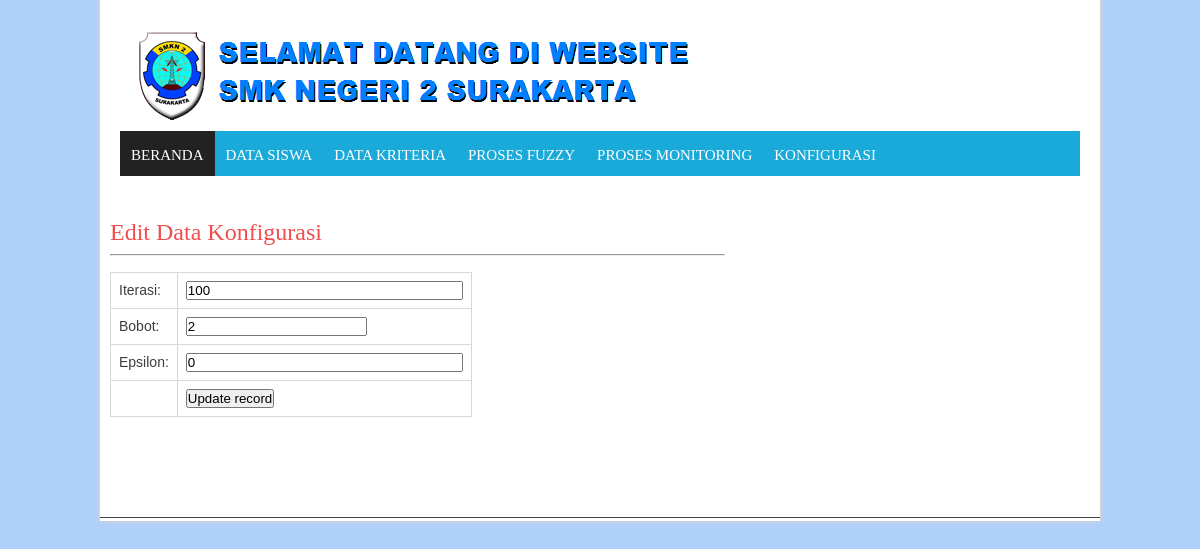
The app's page /master/editkonfix.php?no=2 with its own data.
### tables this page shows
CREATE TABLE IF NOT EXISTS `konfix` (
  `Kode` int(11) NOT NULL AUTO_INCREMENT,
  `Iterasi` float NOT NULL,
  `Bobot` float NOT NULL,
  `Eps` float NOT NULL,
  PRIMARY KEY (`Kode`)
);

### master/editkonfix.php (the view, shortened to what this page needs)
<?php require_once('Connections/condat.php'); ?>
<?php
if (!function_exists("GetSQLValueString")) {
function GetSQLValueString($theValue, $theType, $theDefinedValue = "", $theNotDefinedValue = "")
{
  $theValue = function_exists("mysql_real_escape_string") ? mysql_real_escape_string($theValue) : mysql_escape_string($theValue);
  switch ($theType) {
    case "long":
    case "int":
      $theValue = ($theValue != "") ? intval($theValue) : "NULL";
      break;
  }
  return $theValue;
}
}
$editFormAction = $_SERVER['PHP_SELF'];
if (isset($_SERVER['QUERY_STRING'])) {
  $editFormAction .= "?" . htmlentities($_SERVER['QUERY_STRING']);
}
$colname_Recordset1 = "-1";
if (isset($_GET['no'])) {
  $colname_Recordset1 = $_GET['no'];
}
$query_Recordset1 = sprintf("SELECT * FROM konfix WHERE Kode = %s", GetSQLValueString($colname_Recordset1, "int"));
$Recordset1 = mysql_query($query_Recordset1, $RON) or die(mysql_error());
$row_Recordset1 = mysql_fetch_assoc($Recordset1);
?>
<!DOCTYPE html>
<html lang="en-US" class=" js rgba boxshadow csstransitions webkit chrome win js" style=""><head><meta http-equiv="Content-Type" content="text/html; charset=UTF-8">
<link href="./SMK Negeri 2 Surakarta_files/css" rel="stylesheet" type="text/css" media="all">
<link href="./SMK Negeri 2 Surakarta_files/css(1)" rel="stylesheet" type="text/css" media="all">
<link href="./SMK Negeri 2 Surakarta_files/css(1)" rel="stylesheet" type="text/css" media="all">
	<link rel="stylesheet" id="wp-block-library-css" href="./SMK Negeri 2 Surakarta_files/style.min.css" type="text/css" media="all">
<link rel="stylesheet" id="bbp-default-css" href="./SMK Negeri 2 Surakarta_files/bbpress.min.css" type="text/css" media="all">
<link rel="stylesheet" id="cwp-css-css" href="./SMK Negeri 2 Surakarta_files/cwp-poll.css" type="text/css" media="all">
<link rel="stylesheet" id="cwp-jqui-css" href="./SMK Negeri 2 Surakarta_files/jquery-ui.css" type="text/css" media="all">
<link rel="stylesheet" id="contact-form-7-css" href="./SMK Negeri 2 Surakarta_files/styles.css" type="text/css" media="all">
<link rel="stylesheet" id="my-style-css" href="./SMK Negeri 2 Surakarta_files/style.css" type="text/css" media="all">
<link rel="stylesheet" id="prettyPhoto-css" href="./SMK Negeri 2 Surakarta_files/prettyPhoto.css" type="text/css" media="all">
<link rel="stylesheet" id="shortcodes-css" href="./SMK Negeri 2 Surakarta_files/shortcodes.css" type="text/css" media="all">
<link rel="stylesheet" id="tipTip-css" href="./SMK Negeri 2 Surakarta_files/tipTip.css" type="text/css" media="all">
<link rel="stylesheet" id="carousel-css" href="./SMK Negeri 2 Surakarta_files/carousel.css" type="text/css" media="all">
<link rel="stylesheet" id="iview-css" href="./SMK Negeri 2 Surakarta_files/iview.css" type="text/css" media="all">
<link rel="stylesheet" id="royalslider-css" href="./SMK Negeri 2 Surakarta_files/royalslider.css" type="text/css" media="all">
<link rel="stylesheet" id="responsive-css" href="./SMK Negeri 2 Surakarta_files/responsive.css" type="text/css" media="all">
<link rel="stylesheet" href="./SMK Negeri 2 Surakarta_files/wp-page-numbers.css" type="text/css" media="screen">
</head>
<body class="home page-template page-template-home page-template-home-php page page-id-18 custom-background">
<div id="all_content">
<div id="all_content_fixed">
<div id="header">
<div class="inner">
	<div id="title_box">
	    <a href="https://smkn2solo.sch.id/">
		    		    <img src="./SMK Negeri 2 Surakarta_files/logo-Web-SMKN-2-Surakarta2.png" alt="Logo" id="logo" style="opacity: 1;">
	    </a>
    </div>
</div>
</div>
<div id="menu_box">
 <div id="mainMenu" class="ddsmoothmenu"><ul id="menu-main-menu" class="menu"><li id="menu-item-1187" class="menu-item menu-item-type-post_type menu-item-object-page menu-item-home current-menu-item page_item page-item-18 current_page_item menu-item-1187"><a href="index.php" aria-current="page">Beranda</a></li>
<li id="menu-item-1248" class="menu-item menu-item-type-post_type menu-item-object-page menu-item-has-children menu-item-1248" style="z-index: 100;"><a href="">Data Siswa</a>
</li>
<li id="menu-item-1301" class="menu-item menu-item-type-post_type menu-item-object-page menu-item-has-children menu-item-1301" style="z-index: 99;"><a href="">Data Kriteria</a>
</li>
<li id="menu-item-3227" class="menu-item menu-item-type-post_type menu-item-object-page menu-item-has-children menu-item-3227" style="z-index: 98;"><a href="">Proses Fuzzy</a>
</li>
<li id="menu-item-3238" class="menu-item menu-item-type-post_type menu-item-object-page menu-item-has-children menu-item-3238" style="z-index: 97;"><a href="">Proses Monitoring</a>
</li>
<li id="menu-item-1301" class="menu-item menu-item-type-post_type menu-item-object-page menu-item-has-children menu-item-1301" style="z-index: 99;"><a href="">Konfigurasi</a>
</li>
</ul></div></div>
<div id="main_content">
  <div id="content2">
    <div class="post">
      <h2 class="title"><a href="#">Edit Data Konfigurasi</a></h2>
      <hr />
      <div style="clear: both;">&nbsp;
          <form action="<?php echo $editFormAction; ?>" method="post" id="form2">
            <table align="center">
              <tr valign="baseline">
                <td align="right">Iterasi:</td>
                <td><input name="iterasi2" type="double" value="<?php echo ($row_Recordset1['Iterasi']); ?>" size="32"  /></td>
              </tr>
              <tr valign="baseline">
                <td align="right">Bobot:</td>
                <td><input type="double" name="bobot2" value="<?php echo $row_Recordset1['Bobot']; ?>" size="20" /></td>
              </tr>
              <tr valign="baseline">
                <td align="right">Epsilon:</td>
                <td><input name="eps2" type="double" value="<?php echo ($row_Recordset1['Eps']); ?>" size="32"  /></td>
              </tr>
              <tr valign="baseline">
                <td align="right">&nbsp;</td>
                <td><input type="submit" value="Update record" /></td>
              </tr>
            </table>
          </form>
        <p>&nbsp;</p>
      </div>
    </div>
    <div style="clear: both;">&nbsp;</div>
  </div>
</div>
<br>
<div id="footer_bottom"></div>
</div>
</div>
<style type="text/css"></style><link rel="stylesheet" id="mediaelement-css" href="./SMK Negeri 2 Surakarta_files/mediaelementplayer-legacy.min.css" type="text/css" media="all">
<link rel="stylesheet" id="wp-mediaelement-css" href="./SMK Negeri 2 Surakarta_files/wp-mediaelement.min.css" type="text/css" media="all">
<link rel="stylesheet" id="my-jquery-ui-css" href="./SMK Negeri 2 Surakarta_files/jquery-ui(1).css" type="text/css" media="all">
</body>
</html>

### master/SMK Negeri 2 Surakarta_files/style.css (style rules this page uses)
html, body, div { font-size:100%;font-family:inherit;vertical-align:baseline;margin:0;padding:0;border:0;outline:0;font-weight:inherit;font-style:inherit; }
caption, th, td { text-align:left;font-weight:normal; }
table { border-collapse:separate;border-spacing:0; }
* { margin:0;padding:0; }
p { text-indent:10px; margin: 5px 0 10px 0; }
img { border:0px; }
table, th, td, tr { padding: 8px; border: 1px solid #D8D8D8; border-collapse: collapse; }
body { font-family: Arial, sans-serif; font-size:14px; color: #3e3e3e; background: #eee; }
h2 { font-size: 24px; color: #666; font-weight: 300; line-height: 180%; }
a { color:#f14d4d; text-decoration:none; }
ul, li { list-style: none; list-style-type: none; }
#all_content { width: 100%; }
#all_content_fixed { border-left: 1px solid #d4d4d4; border-right: 1px solid #d4d4d4; background: #fff; width: 1000px; margin: 0 auto; box-shadow: 0px 1px 5px #d1d1d1; -webkit-transition: all .3s ease; }
.inner { height:100%; max-width: 960px; position:relative; clear:both; text-align:left; margin: 0 auto; }
#header { display: block; width: 100%; min-width:100%; height: 124px; margin: 0 auto; }
#title_box { display: inline-block; max-width: 930px; float: left; margin: 31px 0px 0 0px; }
#title_box img { display: inline-block; max-height: 100px; float: left; }
#menu_box { background-color: #1aaad9; display: block; width: 960px; height: 45px; margin: 0px auto; }
#mainMenu { display: block; max-width: 960px; height: 45px; margin: 0px auto; }
#mainMenu ul li { background: url("images/menu_right_border.png") repeat-y right; float:left; }
#mainMenu ul li:last-child { background: none; }
#mainMenu ul li a { font-family: Cuprum; display:block; height: 29px; color: #fff; padding: 16px 11px 0 11px; font-size: 15px; font-weight: normal; text-transform: uppercase; }
#mainMenu ul li.current-menu-parent > a, #mainMenu ul li.current_page_item > a, #mainMenu ul li.current-menu-ancestor > a, #mainMenu ul li.current-post-ancestor > a, #mainMenu ul li.current-menu-item > a { text-decoration:none; color: #fff; background: #222; }
#mainMenu.ddsmoothmenu ul { z-index:100; margin: 0; padding: 0; list-style-type: none; }
#mainMenu.ddsmoothmenu ul li { position: relative; display: inline; float: left; }
#main_content { display: inline-block; width: 100%; margin: 25px 0px 0px 0px; padding: 0px 0 10px 0px; }
#main_content p { margin: 0px; padding: 0px; }
.post { width: 615px; display: inline-block; margin: 0px 15px 20px 0px; padding: 10px; }
#footer_bottom { border-top: 1px solid #444; width: 100%; display: inline-block; margin-top: -3px; background: #212121; }

### master/editkonfix.php (style rules this page uses)
h1, h2, h3, h4, h5, h6, #top_title_box { font-family:Droid Sans; }
h1, h2, h3, h4, h5, h6 { color: #!important; }
a { color: #!important; }
#menu_box { background: #!important; }
#mainMenu ul li a { color: #!important; }
#mainMenu ul li a:hover, #mainMenu ul li.current-menu-parent > a, #mainMenu ul li.current_page_item > a, #mainMenu ul li.current-menu-ancestor > a, #mainMenu ul li.current-menu-item > a, #mainMenu ul li a:hover { color: #!important; }
#mainMenu ul li.current-menu-parent > a, #mainMenu ul li.current_page_item > a, #mainMenu ul li.current-menu-ancestor > a, #mainMenu ul li.current-menu-item > a, #mainMenu ul li a:hover { background: #!important; }
#mainMenu ul li.current-menu-parent > a, #mainMenu ul li.current_page_item > a, #mainMenu ul li.current-menu-ancestor > a, #mainMenu ul li.current-menu-item > a, #mainMenu ul li a:hover { color: #!important; }
#footer_bottom { background: #!important; }
body.custom-background { background-color: #b0d0fc; }

### records on screen
konfix: iterasi2 "100", bobot2 "2", eps2 "0"
